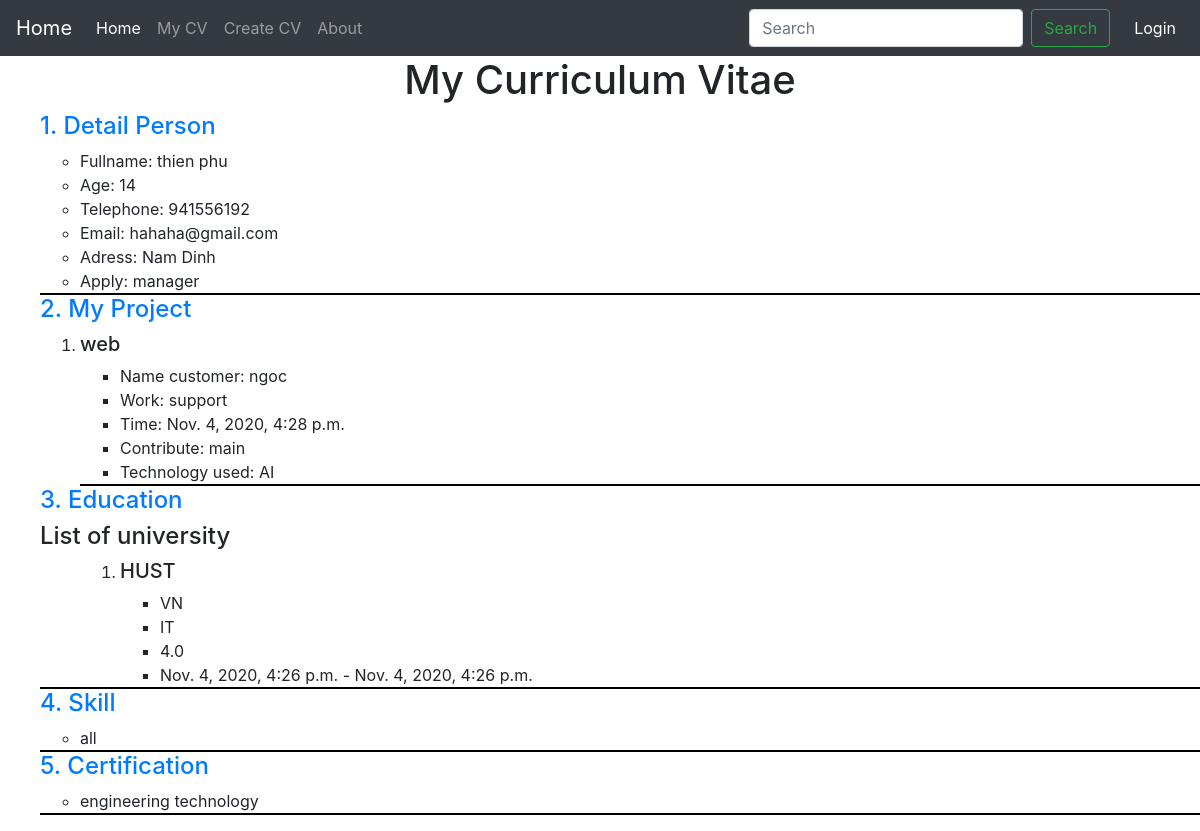
The app's page /detail/index/ (signed in) with its own data.
### detailCV/models.py (models this page shows)
class Detail_CV(models.Model):
    detailperson = models.ForeignKey(DetailPerson, on_delete=models.CASCADE)
    user = models.ForeignKey(MyUser, on_delete=models.CASCADE)
    project = models.ForeignKey(Project, on_delete=models.CASCADE)
    education = models.ForeignKey(Education, on_delete=models.CASCADE)
    skill = models.CharField(max_length=100)
    certification = models.CharField(max_length=100)

### detailPerson/models.py (models this page shows)
class DetailPerson(models.Model):
    fullname = models.CharField(max_length=100)
    apply = models.CharField(max_length=100)
    dateofbirth = models.CharField(max_length=100)
    telephone = models.CharField(max_length=100)
    email = models.EmailField(max_length=100)
    address = models.CharField(max_length=100)

### myProject/models.py (models this page shows)
class Project(models.Model):
    nameProject = models.CharField(max_length=100)
    dateTime = models.DateTimeField(auto_now_add=True)
    customer = models.CharField(max_length=100)
    job = models.CharField(max_length=100)
    role = models.CharField(max_length=100)
    technology = models.CharField(max_length=100)

### education/models.py (models this page shows)
class Education(models.Model):
    user = models.ForeignKey(MyUser, on_delete=models.CASCADE)
    university = models.ForeignKey(University, on_delete=models.CASCADE)
    country = models.CharField(max_length=100)

class University(models.Model):
    nameUni = models.CharField(max_length=100)
    major = models.CharField(max_length=100)
    CPA = models.FloatField(default=0)
    time_at_started = models.DateTimeField()
    time_at_finished = models.DateTimeField()

### detailCV/views.py (the view)
# urls.py: path('index/',views.IndexClass.as_view(),name='index'),
class IndexClass(LoginRequiredMixin,views.View):
    login_url = '/user/login/'
    def get(self,request):
        return render(request,'detailCV/index.html',{"f":Detail_CV.objects.all()})

### templates/detailCV/index.html (shortened to what this page needs)
{% extends 'base.html' %}
{%block content%}
<center><h1>My Curriculum Vitae </h1></center>
{% if f %}
<ul style="list-style:none;">
    {% for item in f %}
    <li>
        <a href="" style="text-decoration:none;"><h4>1. Detail Person</h4></a>
        <ul style="border-bottom:2px black solid;">
            <li>Fullname: {{item.detailperson.fullname}}</li>
            <li>Age: {{item.detailperson.dateofbirth}}</li>
            <li>Telephone: {{item.detailperson.telephone}}</li>
            <li>Email: {{item.detailperson.email}}</li>
            <li>Adress: {{item.detailperson.address}}</li>
            <li>Apply: {{item.detailperson.apply}}</li>
        </ul>
    </li>
    <li>
        <a href="" style="text-decoration:none;"><h4>2. My Project</h4></a>
        <ol>
            <li>
                <h5>{{item.project.nameProject}}</h5>
                <ul style="border-bottom:2px black solid;">
                    <li>Name customer: {{item.project.customer}}</li>
                    <li>Work: {{item.project.job}}</li>
                    <li>Time: {{item.project.dateTime}}</li>
                    <li>Contribute: {{item.project.role}}</li>
                    <li>Technology used: {{item.project.technology}}</li>
                </ul>
            </li>
        </ol>
    </li>
    <li>
        <a href="" style="text-decoration:none;"><h4>3. Education </h4></a>
        <h4> List of university</h4>
        <ul style="border-bottom:2px black solid;">
            <ol>
                <li><h5>{{item.education.university.nameUni}}</h5></li>
                <ul>
                    <li>{{item.education.country}}</li>
                    <li>{{item.education.university.major}}</li>
                    <li>{{item.education.university.CPA}}</li>
                    <li>{{item.education.university.time_at_started}} - {{item.education.university.time_at_finished}}
                    </li>
                </ul>
            </ol>
        </ul>
    </li>
    <li>
        <a href="" style="text-decoration:none;"><h4>4. Skill </h4></a>
        <ul>
            <li style="">
                {{item.skill}}
            </li>
        </ul>
        <ul style="border-bottom:2px black solid;">
        </ul>
    </li>
    <li>
        <a href="" style="text-decoration:none;"><h4>5. Certification </h4></a>
        <ul>
            <li style="">{{item.certification}}</li>
        </ul>
        <ul style="border-bottom:2px black solid;">
        </ul>
    </li>
    {%endfor%}
</ul>
{%endif%}
{%endblock%}

### templates/base.html (shortened to what this page needs)
<!DOCTYPE html>
<html lang="en">
<head>
    <link rel="stylesheet" href="https://cdn.jsdelivr.net/npm/bootstrap@4.5.3/dist/css/bootstrap.min.css"
>
</head>
<body>
<nav class="navbar navbar-expand-lg navbar navbar-dark bg-dark">
    <a class="navbar-brand" href="/">Home</a>
    <div class="collapse navbar-collapse" id="navbarSupportedContent">
        <ul class="navbar-nav mr-auto">
            <li class="nav-item active">
                <a class="nav-link" href="{% url 'home' %}">Home <span class="sr-only">(current)</span></a>
            </li>
            <li class="nav-item">
                <a class="nav-link" href="{% url 'detailCV:index' %}">My CV</a>
            </li>
            <li class="nav-item">
                <a class="nav-link" href="#" tabindex="-1" aria-disabled="true">Create CV</a>
            </li>
            <li class="nav-item">
                <a class="nav-link" href="{% url 'about' %}" tabindex="-1" aria-disabled="true">About</a>
            </li>
        </ul>
        <form class="form-inline my-2 my-lg-0">
            <input class="form-control mr-sm-2" type="search" placeholder="Search">
            <button class="btn btn-outline-success my-2 my-sm-0" type="submit">Search</button>
        </form>
        <ul class="navbar-nav ml-3">
            <li class="nav-item active">
                <a class="nav-link" href="{% url 'user:login' %}">Login</a>
            </li>
        </ul>
    </div>
</nav>
{%block content%}
{%endblock%}
</body>
</html>

### records on screen
Detail_CV: detailperson.fullname "thien phu", detailperson.dateofbirth "14", detailperson.telephone "941556192", detailperson.email "hahaha@gmail.com", detailperson.address "Nam Dinh", detailperson.apply "manager", project.nameProject "web", project.customer "ngoc", project.job "support", project.dateTime "Nov. 4, 2020, 4:28 p.m.", project.role "main", project.technology "AI", education.university.nameUni "HUST", education.country "VN", education.university.major "IT", education.university.CPA "4.0", education.university.time_at_started "Nov. 4, 2020, 4:26 p.m.", education.university.time_at_finished "Nov. 4, 2020, 4:26 p.m.", skill "all", certification "engineering technology"
